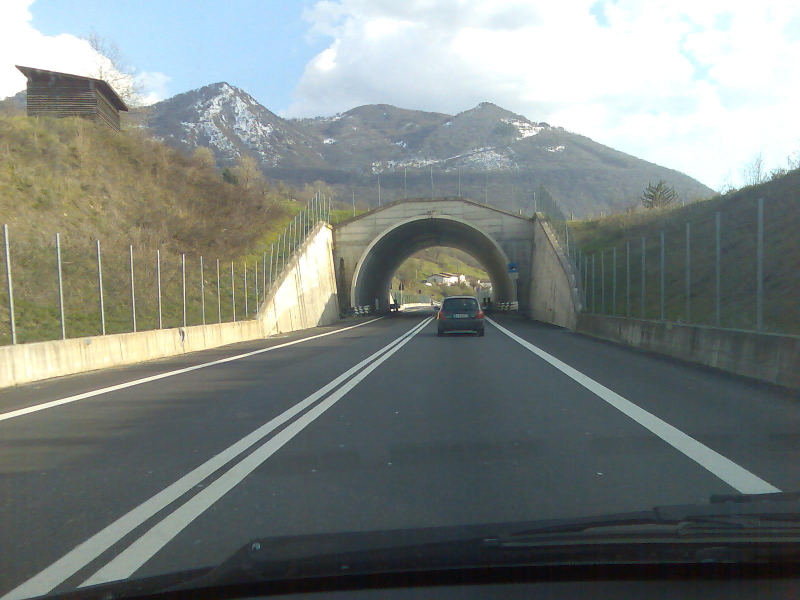
#> input picture RobotDreams/images/dashcam.jpg, 1600 x 1200 px (shown at 1/2 size)
$ jupyter execute --allow-errors Solution.ipynb
#> lines starting #> are read from the running program, lines starting #| are printed output that depends on the picture; after the words box and inside, x2 and y2 are one past the last pixel; in counts of white or black regions, pixels touching at a corner belong together
# HOMEWORK 4

For this homework you are going to implement a lane line detector. Lane line detection is crucial for ADAS (Advanced Driver Assistance Systems) systems and, in particular, for LKA (Lane Keep Assist). You will use a [picture](https://en.wikipedia.org/wiki/Lane_departure_warning_system) from a front facing camera (mounted on the car) and will implement the following steps:
* Convert image to gray scale
* Compute edge map
* Apply Hough transform to obtain line parametrizations

import libraries
- cv2 - OpenCV library for computer vision tasks
- math - for mathematical operations
- numpy - for numerical operations
- seaborn - for statistical data visualization
- matplotlib - for plotting and visualization

[cell 1]
import cv2
import math
import numpy as np
from matplotlib import pyplot as plt
import seaborn as sns

setup visualization configurations

[cell 2]
plt.rcParams['figure.figsize'] = [15, 10]
sns.set_style('whitegrid')

Let's load and show the camera frame.

[cell 3]
img = cv2.imread('../../../images/dashcam.jpg')
#> img is the input picture: shape (1200, 1600, 3); mean B, G, R 127.8, 131.2, 124.1
img = cv2.cvtColor(img, cv2.COLOR_BGR2RGB)
img = cv2.resize(img, None, fx=0.5, fy=0.5)
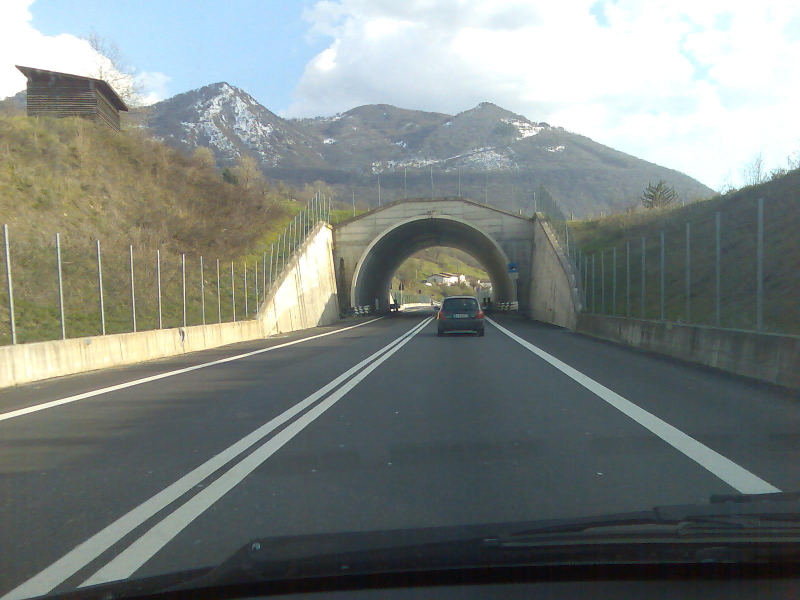
#> img: shape (600, 800, 3); mean R, G, B 124.3, 131.3, 127.9
plt.imshow(img)

[cell 4]
# Convert image to gray scale
gray = cv2.cvtColor(img, cv2.COLOR_BGR2GRAY)
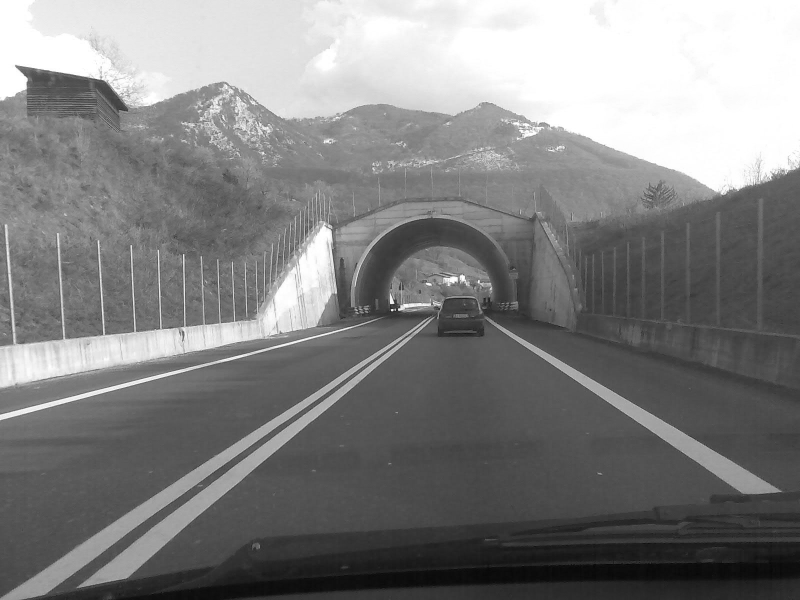
#> gray: shape (600, 800); min 6, max 255, mean 129.5

[cell 5]
# Obtain edge map
# Hint: you can use Canny edge detector with th_low = 100, th_high = 150
edges = cv2.Canny(gray, 100, 150)
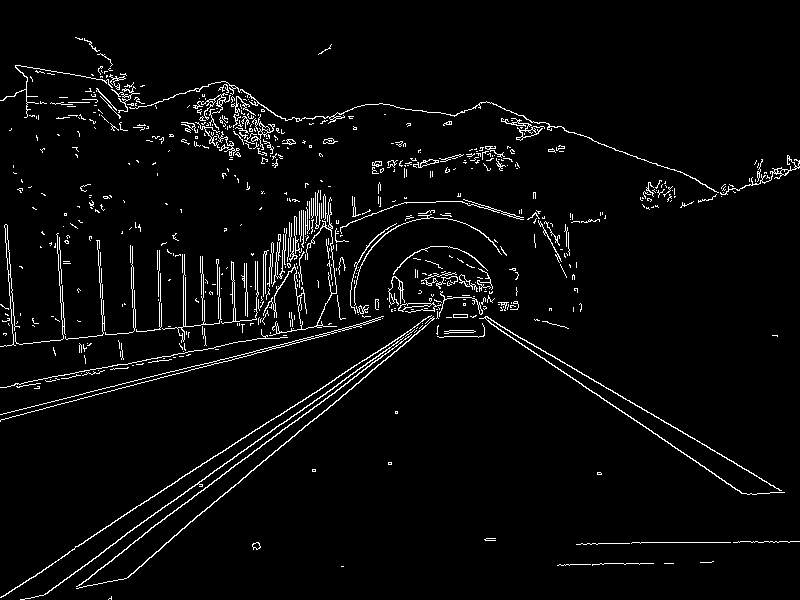
#> edges: shape (600, 800); 3.7% white in thin lines or dots

# We are only interseted in the road so we will remove everything above the horizon
edges[0:350] = 0
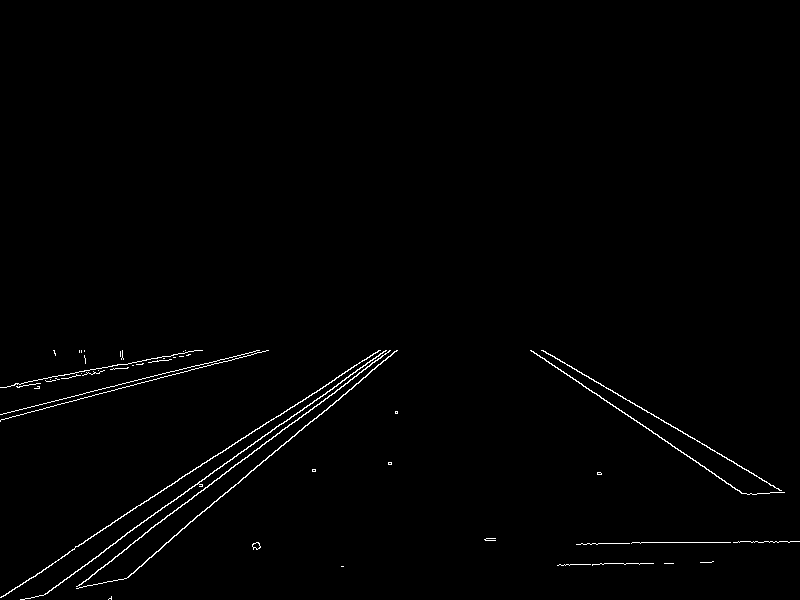
#> edges: shape (600, 800); 0.94% white in thin lines or dots, all inside (x1, y1, x2, y2) = (0, 350, 800, 600)

[cell 6]
# Let's plot the images
plt.subplot(121), plt.imshow(img), plt.title('Original')
plt.subplot(122), plt.imshow(edges, cmap='gray'), plt.title('Edge map')

[cell 7]
# Apply Hough transform to parametrize the lines
# Hint 1: Offset resolution of 2 pixels and slope resolution of 2 degrees work well in this case
# Hint 2: A suitable value for the accumulator threshold is 190
lines = cv2.HoughLines(edges,
                        rho=2,
                        theta=np.pi/180,
                        threshold=190,
                        )
#> lines = 17 rows, first 8: [500, 0.995], [522, 0.873], [508, 0.96], [514, 0.925], [506, 0.942], [510, 0.908], [496, 0.977], [-6, 2.16]

# Let's get rid of the unnecessary dimension
lines = lines[:, 0, :]

[cell 8]
lines
#> Out has the same summary as lines

[cell 9]
# Plot the resulting Hough lines
result = np.copy(img)

for line in lines:
    rho = line[0]
    theta = line[1]

    a = math.cos(theta)
    b = math.sin(theta)

    x0 = a * rho
    y0 = b * rho

    pt1 = (int(x0 + 1000*(-b)), int(y0 + 1000*(a)))
    pt2 = (int(x0 - 1000*(-b)), int(y0 - 1000*(a)))

    cv2.line(result, pt1, pt2, 255, 1, cv2.LINE_AA)
#> this loop made 17 passes
#> (rho, theta, a, b, x0, y0, pt1, pt2) on passes 1 to 10: (500, 0.995, 0.545, 0.839, 272.3, 419.3, (-566, 963), (1110, -125)), (522, 0.873, 0.643, 0.766, 335.5, 399.9, (-430, 1042), (1101, -242)), (508, 0.96, 0.574, 0.819, 291.4, 416.1, (-527, 989), (1110, -157)), (514, 0.925, 0.602, 0.799, 309.3, 410.5, (-489, 1012), (1107, -191)), (506, 0.942, 0.588, 0.809, 297.4, 409.4, (-511, 997), (1106, -178)), (510, 0.908, 0.616, 0.788, 314, 401.9, (-474, 1017), (1101, -213)), (496, 0.977, 0.559, 0.829, 277.4, 411.2, (-551, 970), (1106, -147)), (-6, 2.16, -0.559, 0.829, 3.36, -4.97, (-825, -564), (832, 554)), (402, 1.33, 0.242, 0.97, 97.25, 390.1, (-873, 631), (1067, 148)), (406, 1.31, 0.259, 0.966, 105.1, 392.2, (-860, 650), (1071, 133))
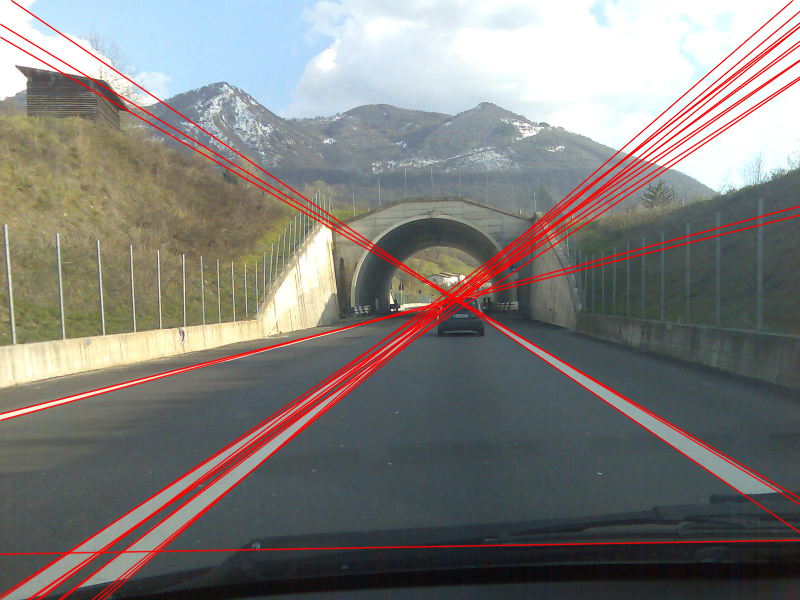
#> result: shape (600, 800, 3); 6.58% of pixels changed, all inside (x1, y1, x2, y2) = (0, 0, 800, 600)

plt.subplot(121), plt.imshow(edges, cmap='gray'), plt.title('Edge map')
plt.subplot(122), plt.imshow(result, cmap='gray'), plt.title('Hough lines')

The edge map looks good but the Hough lines are too noisy. Let's clean the Hough lines first by removing all lines that we know cannot represent a lane line. In other words, all lines that are approximately horizontal shall be removed. Remember that horizontal lines correspond to theta = 90 degrees.

[cell 10]
# Filter out all lines that are approximately horizontal (+/- 20 degrees).
filtered_lines = []
for line in lines:
    # Extract theta for current line (remember Hough works with radians)
    theta = line[1]
    # Keep line if theta is not horizontal
    if not (np.pi/2 - np.pi/9 < theta < np.pi/2 + np.pi/9):
        filtered_lines.append(line)
#> this loop made 17 passes
#> (line, theta) on passes 1 to 12: ([500, 0.995], 0.995), ([522, 0.873], 0.873), ([508, 0.96], 0.96), ([514, 0.925], 0.925), ([506, 0.942], 0.942), ([510, 0.908], 0.908), ([496, 0.977], 0.977), ([-6, 2.16], 2.16), ([402, 1.33], 1.33), ([406, 1.31], 1.31), ([502, 0.925], 0.925), ([32, 2.09], 2.09)
#> after the loop, filtered_lines = [[500, 0.995], [522, 0.873], [508, 0.96], [514, 0.925], [506, 0.942], [510, 0.908], [496, 0.977], [-6, 2.16], [502, 0.925], [32, 2.09], [524, 0.89], [20, 2.11], [520, 0.855], [512, 0.977]]

[cell 11]
# Let's plot the resulting filtered lines
result = np.copy(img)

for rho, theta in lines:
    a = math.cos(theta) # Calculate cos(theta)
    b = math.sin(theta) # Calculate sin(theta)

    x0 = a * rho # Calculate x0
    y0 = b * rho # Calculate y0

    pt1 = (int(x0 + 1000 * (-b)), int(y0 + 1000 * a)) # Calculate the first point
    pt2 = (int(x0 - 1000 * (-b)), int(y0 - 1000 * a)) # Calculate the second point

    cv2.line(result, pt1, pt2, (255, 0, 0), 2, cv2.LINE_AA) # Draw the line on the result image
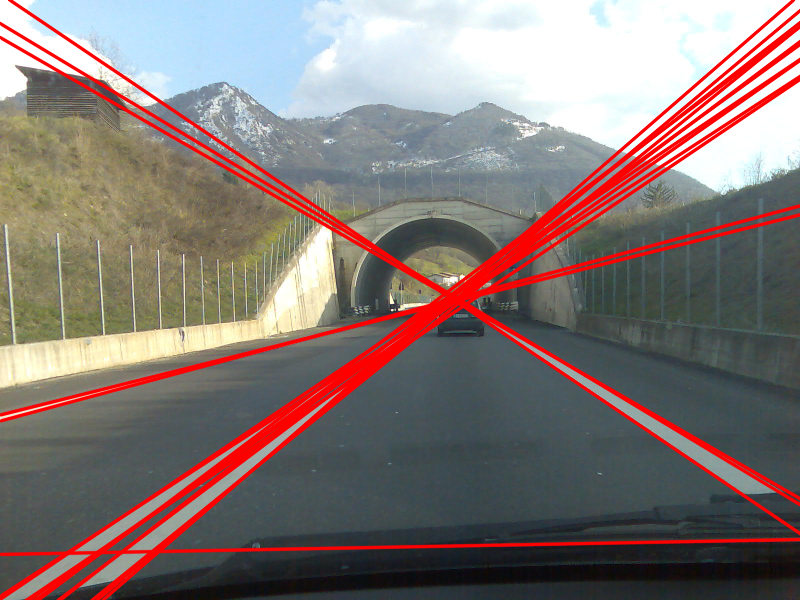
#> result: shape (600, 800, 3); 10.1% of pixels changed, all inside (x1, y1, x2, y2) = (0, 0, 800, 600)

plt.subplot(121), plt.imshow(edges, cmap='gray'), plt.title('Edge map')
plt.subplot(122), plt.imshow(result, cmap='gray'), plt.title('Hough lines')

The result is now much better, but still we see some very similar lines. How can we get rid of them?
* Let's apply k-means clustering. It will find the clusters of the 6 we see in the picture lines and use the averages.

[cell 12]
# We will apply k-means clustering to refine the detected lines.
# Don't worry, we will learn about the clustering later in the course :-)
from sklearn.cluster import KMeans
kmeans = KMeans(n_clusters=6).fit(filtered_lines)
kmeans.cluster_centers_
#> Out = [[-6, 2.16], [499.3, 0.966], [32, 2.09], [522, 0.873], [20, 2.11], [510, 0.942]]

$ run again, with RobotDreams/images/Rijeka-Death-Canal.jpg copied over RobotDreams/images/dashcam.jpg
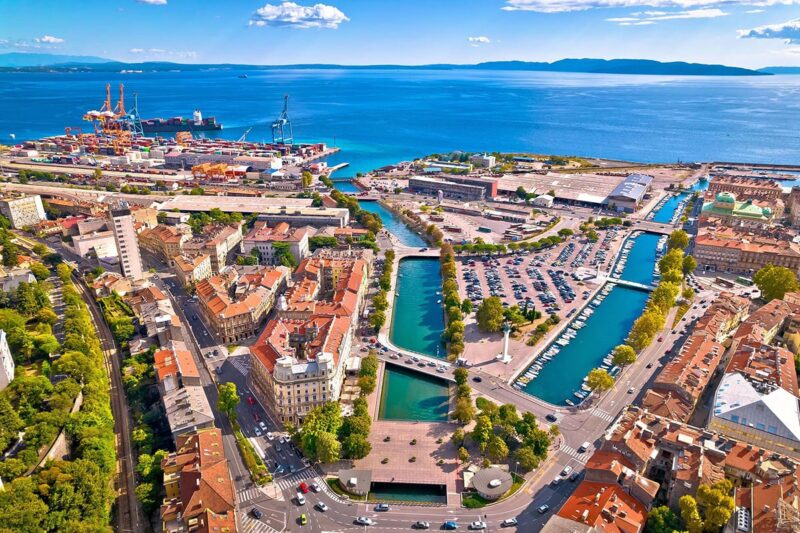
#> input picture RobotDreams/images/Rijeka-Death-Canal.jpg, 800 x 533 px
#> img is the input picture: shape (533, 800, 3); mean B, G, R 138.6, 134.6, 124.3
#> `edges = cv2.Canny(gray, 100, 150)`:
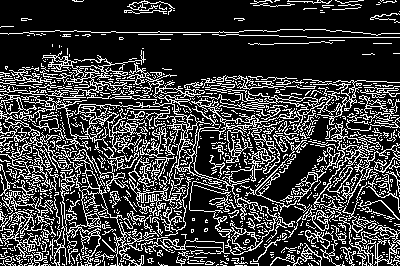
#> edges: shape (266, 400); 23.5% white in thin lines or dots
#> `[cell 6] # Let's plot the images plt.subplot(121), plt.imshow(img), pl..`:
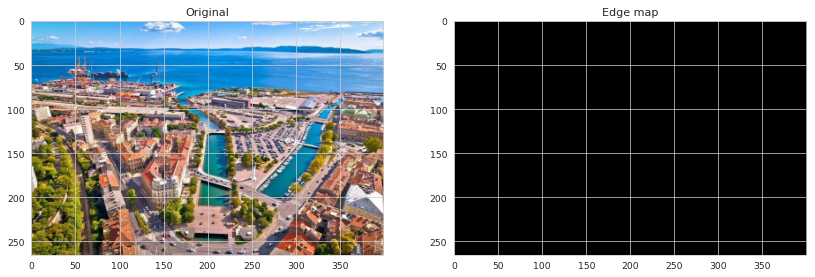
#> figure drawn by matplotlib, 2 panels
#> lines = None
